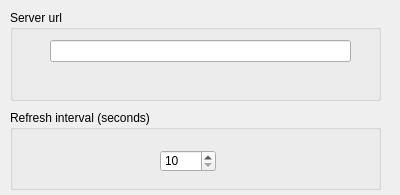
<?xml version="1.0" encoding="UTF-8"?>
<ui version="4.0">
 <class>Config</class>
 <widget class="QWidget" name="Config">
  <property name="geometry">
   <rect>
    <x>0</x>
    <y>0</y>
    <width>400</width>
    <height>195</height>
   </rect>
  </property>
  <property name="windowTitle">
   <string>Form</string>
  </property>
  <widget class="QGroupBox" name="groupBox">
   <property name="geometry">
    <rect>
     <x>10</x>
     <y>10</y>
     <width>371</width>
     <height>91</height>
    </rect>
   </property>
   <property name="title">
    <string>Server url</string>
   </property>
   <widget class="QLineEdit" name="lineEdit">
    <property name="geometry">
     <rect>
      <x>40</x>
      <y>30</y>
      <width>301</width>
      <height>22</height>
     </rect>
    </property>
   </widget>
  </widget>
  <widget class="QGroupBox" name="groupBox_2">
   <property name="geometry">
    <rect>
     <x>10</x>
     <y>110</y>
     <width>371</width>
     <height>80</height>
    </rect>
   </property>
   <property name="title">
    <string>Refresh interval (seconds)</string>
   </property>
   <widget class="QSpinBox" name="spinBox">
    <property name="geometry">
     <rect>
      <x>150</x>
      <y>40</y>
      <width>56</width>
      <height>22</height>
     </rect>
    </property>
    <property name="minimum">
     <number>10</number>
    </property>
    <property name="maximum">
     <number>999999</number>
    </property>
   </widget>
  </widget>
 </widget>
 <resources/>
 <connections/>
</ui>
